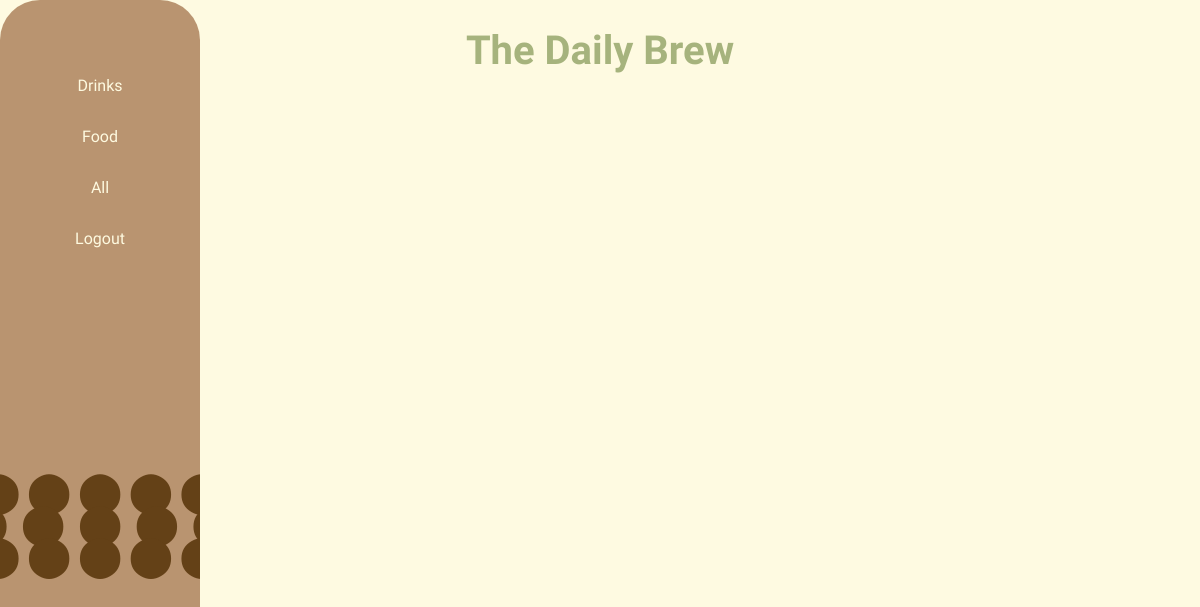
Before: /storefront/ with the older database file.
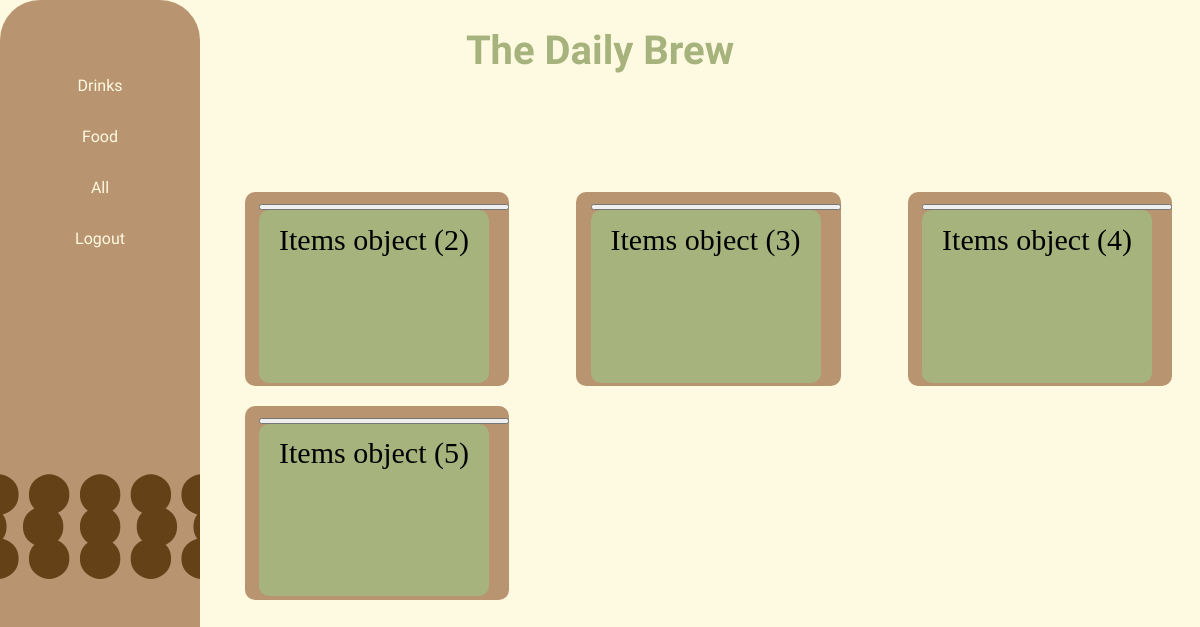
After: the same page with the newer database file.
### app/models.py (models this page shows)
class Items(models.Model):
    price = models.DecimalField(max_digits=10, decimal_places=2)
    quantity = models.DecimalField(max_digits=10, decimal_places=2)
    description = models.CharField(max_length=100)

### app/views.py (the view)
# urls.py: path('storefront/', storefront_page, name = "storefront"),
def storefront_page(request:HttpRequest):
    store_items = Items.objects.all()
    context = {'items': store_items}
    return render(request, "storefront.html", context)

### app/templates/storefront.html (shortened to what this page needs)
{% extends 'base.html' %}
{% load static %}
{% block content %}
<body style="text-align: center;">
    <div>
        <ul class="navbar">
            <li><a href="#">Drinks</a></li>
            <li><a href="#">Food</a></li>
            <li><a href="#">All</a></li>
            <li><a href="{% url 'logout' %}">Logout</a></li>
        <div class=" flex-boba3">
            <li class="boba-layer3" style="color: #644117">⬤</li>
            <li class="boba-layer3" style="color: #644117">⬤</li>
            <li class="boba-layer3" style="color: #644117">⬤</li>
            <li class="boba-layer3" style="color: #644117">⬤</li>
            <li class="boba-layer3" style="color: #644117">⬤</li>
        </div>
        <div class=" flex-boba2">
            <li class="boba-layer2" style="color: #644117">⬤</li>
            <li class="boba-layer2" style="color: #644117">⬤</li>
            <li class="boba-layer2" style="color: #644117">⬤</li>
            <li class="boba-layer2" style="color: #644117">⬤</li>
            <li class="boba-layer2" style="color: #644117">⬤</li>
        </div>
        <div class="flex-boba">
            <li class="boba-layer1" style="color: #644117">⬤</li>
            <li class="boba-layer1" style="color: #644117">⬤</li>
            <li class="boba-layer1" style="color: #644117">⬤</li>
            <li class="boba-layer1" style="color: #644117">⬤</li>
            <li class="boba-layer1" style="color: #644117">⬤</li>
        </div>
            </div>
    <h1 class="company">The Daily Brew</h1>
    <div class="items">
        {% for item in items%}
            <div class="item-box" id="item-box">
                <button id="button"></button>
                <div class="item-box-inner">{{item}}</div><div class="item-desc" id="item-desc">{{item.description}}</div></div>
        {% endfor %}
    </div>
</body>
{% endblock content %}

### app/templates/base.html (shortened to what this page needs)
{% load static %}
<!DOCTYPE html>
<html lang="en">
<head>
    <link rel="stylesheet" href="{% static 'css/style.css' %}">
</head>
<body class="body">
    {%block content%} {%endblock content%}
</body>
</html>

### app/static/css/style.css (style rules this page uses)
body { background-color: hsl(52, 94%, 94%); }
.company { font-family: 'Rubik Bubbles', cursive; text-align: center; font-size: 40px; color: #a6b37d; }
.navbar { list-style-type: none; margin: 0; padding: 0; width: 200px; background-color: #b99470; border-radius: 40px; position: fixed; overflow: auto; display: flex; flex-direction: column; height: 100vh; padding-top: 5%; top: 0%; left: 0%; }
.navbar li, a { display: block; color: #fefae0; padding: 8px 16px; text-decoration: none; text-align: center; font-family: rubik bubbles, sans-serif }
.flex-boba { display: flex; flex-direction: row; justify-content: center; margin-top: -5px; }
.flex-boba2 { display: flex; flex-direction: row; justify-content: center; margin-bottom: -3px; }
.flex-boba3 { display: flex; flex-direction: row; justify-content: center; margin-top:209px; margin-bottom: -8px; }
.boba-layer1 { font-size: 40px; font-family: 'Rubik Bubbles', cursive; margin: -13px; }
.boba-layer2 { font-size: 40px; font-family: 'Rubik Bubbles', cursive; margin: -10px; }
.boba-layer3 { font-size: 40px; font-family: 'Rubik Bubbles', cursive; margin: -13px; }
.items { margin-top: 10%; display: grid; grid-template-columns: repeat(3, 1fr); grid-gap: 5%; margin-left: 20%; }
.item-box { padding-left: 5%; display: flex; flex-direction: column; justify-content: center; background-color: #b99470; border-style: solid; border-radius: 10px; width: 250px; height: 180px; border: black; padding-top: 4%; font-size: 30px; padding-bottom:1%; }
.item-box-inner { display: flex; justify-content: center; background-color: #a6b37d; border-style: solid; border-radius: 10px; width: 230px; height: 160px; border: black; padding-top: 5%; font-size: 30px; }
.boba-layer1,.boba-layer2,.boba-layer3 hover { animation: gelatine .5s infinite; }

Changed rows visible on the page:
added Items: id "Items object (2)"
added Items: id "Items object (3)"
added Items: id "Items object (4)"
added Items: id "Items object (5)"
